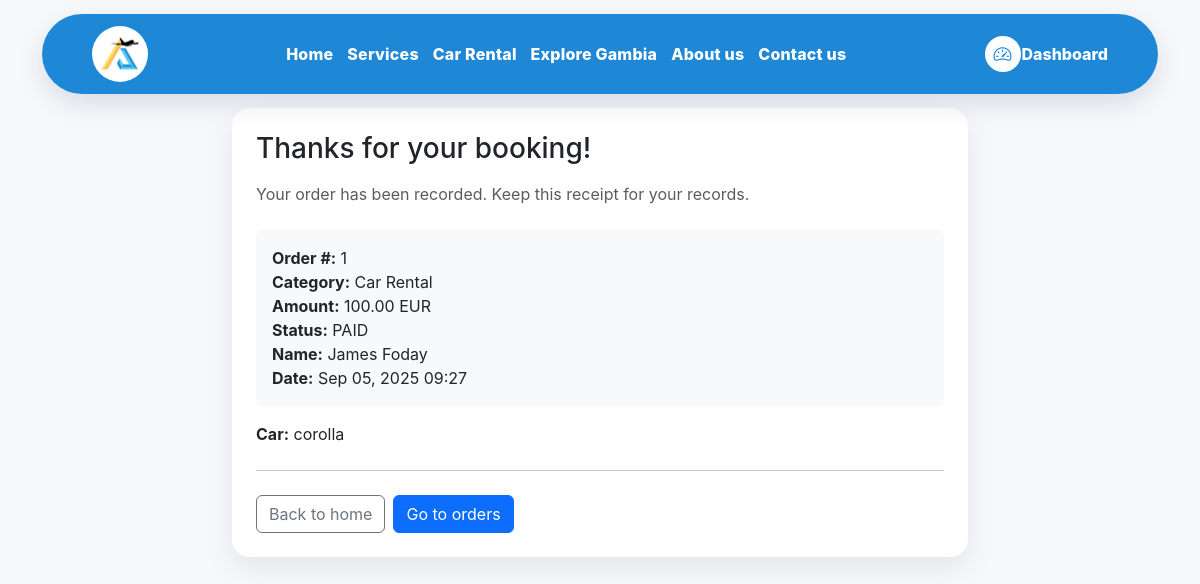
Screenshot of /orders/thanks/1/ (signed in) with the database file from the repository.
### apps/orders/models.py (models this page shows, shortened)
class Order(models.Model):
    class Category(models.TextChoices):
        AIRPORT_SERVICE = "AIRPORT_SERVICE", "Airport Service"
        CAR_RENTAL = "CAR_RENTAL", "Car Rental"
    class Status(models.TextChoices):
        PENDING = "PENDING", "Pending"
        PAID = "PAID", "Paid"
        CANCELED = "CANCELED", "Canceled"
        REFUNDED = "REFUNDED", "Refunded"
    user = models.ForeignKey(
        settings.AUTH_USER_MODEL,
        null=True,
        blank=True,
        on_delete=models.SET_NULL,
        related_name="aircar_orders",       # <-- unique reverse name
        related_query_name="aircar_order",  # <-- unique query name
        help_text="User who placed the order (optional).",
    )
    category = models.CharField(max_length=32, choices=Category.choices, db_index=True)
    amount = models.DecimalField(max_digits=10, decimal_places=2)
    currency = models.CharField(max_length=3, default="EUR")
    status = models.CharField(
        max_length=16, choices=Status.choices, default=Status.PAID, db_index=True
    )
    customer_name = models.CharField(max_length=150, blank=True, default="")
    created_at = models.DateTimeField(auto_now_add=True, db_index=True)
    meta = models.JSONField(default=dict, blank=True)
    class Meta:
        ordering = ["-created_at"]
        indexes = [
            models.Index(fields=["category", "created_at"]),
            models.Index(fields=["status", "created_at"]),
            models.Index(fields=["user", "created_at"]),  # helpful for user-history queries
        ]

### apps/orders/views.py (the view)
# urls.py: path("thanks/<int:pk>/", order_thanks, name="thanks"),
@login_required
def order_thanks(request: HttpRequest, pk: int):
    o = get_object_or_404(Order, pk=pk)
    return render(request, "orders/order_thanks.html", {"o": o})

### apps/orders/templates/orders/order_thanks.html
{% extends "base.html" %}
{% load static %}
{% block extra_head %}
<link rel="stylesheet" href="{% static 'css/dashboard.css' %}">
{% endblock %}
{% block content %}
<div class="container" style="max-width:760px;">
  <div class="card p-4 round-24" style="border-radius:18px;">
    <h3 class="mb-3">Thanks for your booking!</h3>
    <p class="text-muted mb-4">Your order has been recorded. Keep this receipt for your records.</p>
    <div class="bg-light p-3 rounded mb-3">
      <div><strong>Order #:</strong> {{ o.id }}</div>
      <div><strong>Category:</strong> {{ o.get_category_display }}</div>
      <div><strong>Amount:</strong> {{ o.amount }} {{ o.currency }}</div>
      <div><strong>Status:</strong> {{ o.status }}</div>
      <div><strong>Name:</strong> {{ o.customer_name }}</div>
      <div><strong>Date:</strong> {{ o.created_at|date:"M d, Y H:i" }}</div>
    </div>
    {% if o.category == "AIRPORT_SERVICE" %}
      <div><strong>Service:</strong> {{ o.meta.service_name|default:"—" }}</div>
    {% elif o.category == "CAR_RENTAL" %}
      <div><strong>Car:</strong> {{ o.meta.car_name|default:"—" }}</div>
    {% endif %}
    <hr class="my-4"/>
    <div class="d-flex gap-2">
      <a href="/" class="btn btn-outline-secondary">Back to home</a>
      {% if request.user.is_staff %}
        <a href="{% url 'orders:list' %}" class="btn btn-primary">Go to orders</a>
      {% endif %}
    </div>
  </div>
</div>
{% endblock %}

### static/css/dashboard.css (style rules this page uses)
:root { --bg: #f6f8fb; --surface: #ffffff; --ink: #0f172a; --muted: #475569; --muted-2: #94a3b8; --primary: #2563eb; --accent: #10b981; --shadow: 0 12px 30px rgba(15, 23, 42, 0.08); --radius: 16px; }
body { background: var(--bg) !important; font-family: "Inter", "SF Pro Display", system-ui, -apple-system, sans-serif; color: var(--ink); }
.round-24 { border-radius: 24px; }
.card { border: 0; border-radius: 16px; box-shadow: var(--shadow); background: var(--surface); }
body { scroll-padding-top: 70px; }

### rows the page displays
Order: id "1", category "Car Rental", amount "100.00", currency "EUR", status "PAID", customer_name "James Foday", created_at "Sep 05, 2025 09:27", meta.car_name "corolla"
